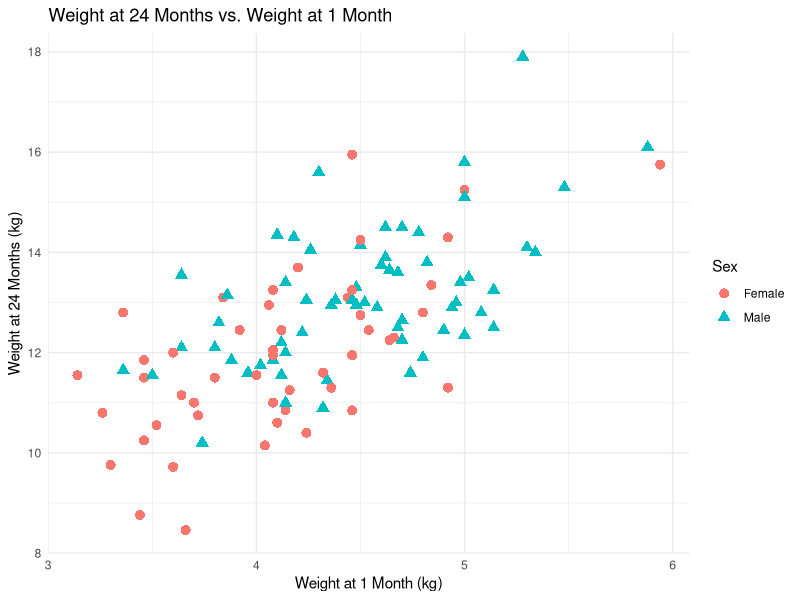
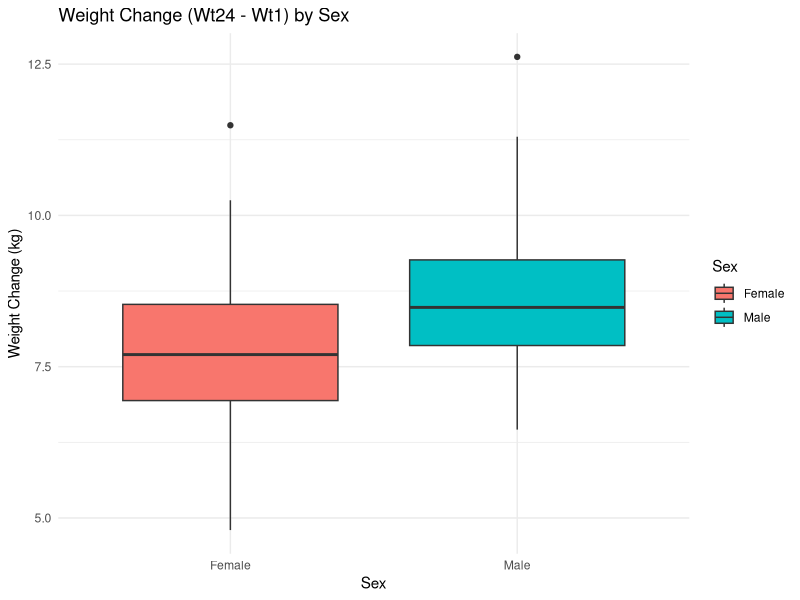
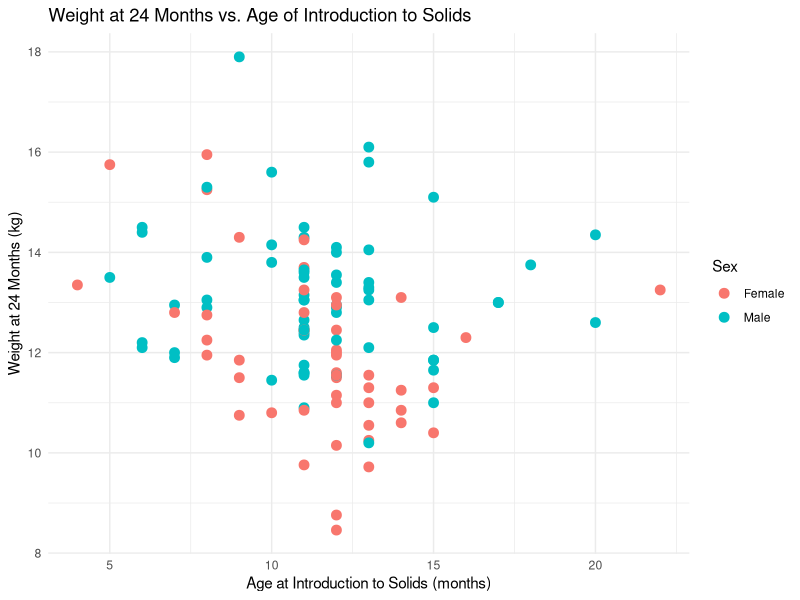
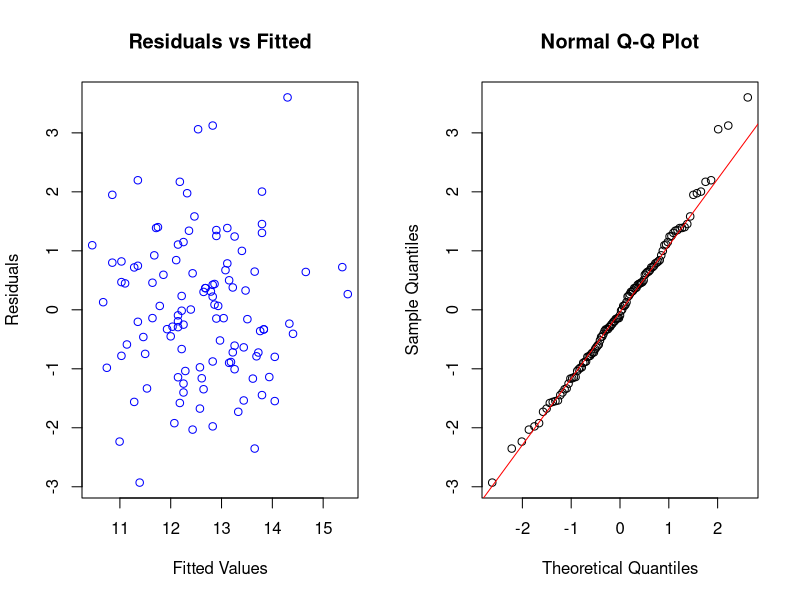
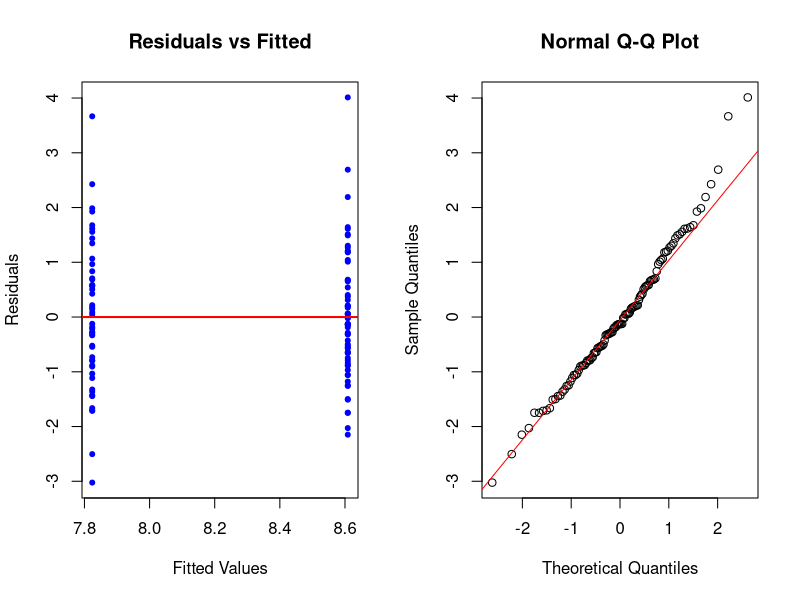

Source code (R) for these figures, in order:
## ---- chunk 1
knitr::opts_chunk$set(echo = TRUE)
library(ggplot2)
library(dplyr)
library(knitr)
## ---- chunk 2
data <- read.csv("project1-growth-wt.csv")
summary(data)
## ---- chunk 3
summary_table <- data %>%
  group_by(Sex) %>%
  summarise(Min = min(Wt24), 
            Q1 = quantile(Wt24, 0.25), 
            Median = median(Wt24), 
            Q3 = quantile(Wt24, 0.75), 
            Max = max(Wt24))
kable(summary_table, caption = "Five-Number Summary of Wt24 by Sex")
## ---- chunk 4
ggplot(data, aes(x = Wt1, y = Wt24, color = Sex, shape = Sex)) +
  geom_point(size = 3) +
  labs(title = "Weight at 24 Months vs. Weight at 1 Month",
       x = "Weight at 1 Month (kg)", y = "Weight at 24 Months (kg)") +
  theme_minimal()

## ---- chunk 5
data <- data %>%
  mutate(Weight_Diff = Wt24 - Wt1)

ggplot(data, aes(x = Sex, y = Weight_Diff, fill = Sex)) +
  geom_boxplot() +
  labs(title = "Weight Change (Wt24 - Wt1) by Sex",
       x = "Sex", y = "Weight Change (kg)") +
  theme_minimal()
## ---- chunk 6
ggplot(data, aes(x = Solids, y = Wt24, color = Sex)) +
  geom_point(size = 3) +
  labs(title = "Weight at 24 Months vs. Age of Introduction to Solids",
       x = "Age at Introduction to Solids (months)", y = "Weight at 24 Months (kg)") +
  theme_minimal()
## ---- chunk 7
data %>% group_by(Sex) %>% summarise(
  Min = min(Wt24), Q1 = quantile(Wt24, 0.25), Median = median(Wt24),
  Q3 = quantile(Wt24, 0.75), Max = max(Wt24)
)
## ---- chunk 8
cor(data[, c("Wt1", "Wt24", "Solids")], use = "complete.obs")
## ---- chunk 9
lm_simple <- lm(Wt24 ~ Wt1, data = data)
summary(lm_simple)

## ---- chunk 10
par(mfrow=c(1,2))
plot(lm_simple$fitted.values, lm_simple$residuals, main="Residuals vs Fitted",
     xlab="Fitted Values", ylab="Residuals", col="blue")
qqnorm(lm_simple$residuals, main="Normal Q-Q Plot")
qqline(lm_simple$residuals, col="red")

## ---- chunk 11
lm_multiple <- lm(Wt24 ~ Wt1 + Sex + Solids, data = data)
summary(lm_multiple)

## ---- chunk 12
anova(lm_simple, lm_multiple)

## ---- chunk 13
lm_diff <- lm(Weight_Diff ~ Sex, data = data)
summary(lm_diff)

## ---- chunk 14
t_test <- t.test(Weight_Diff ~ Sex, data = data, var.equal = TRUE)
t_test

## ---- chunk 15
par(mfrow=c(1,2))
plot(lm_diff$fitted.values, lm_diff$residuals, 
     main="Residuals vs Fitted", xlab="Fitted Values", 
     ylab="Residuals", col="blue", pch=20)
abline(h=0, col="red", lwd=2)

qqnorm(lm_diff$residuals, main="Normal Q-Q Plot")
qqline(lm_diff$residuals, col="red")

